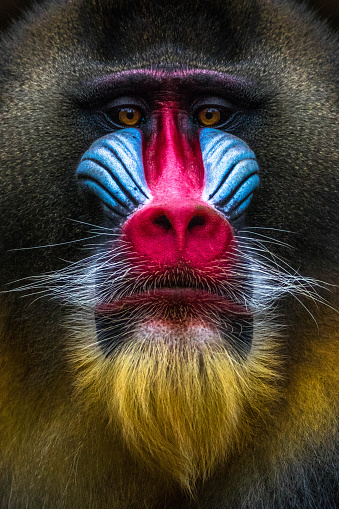
#> input picture photos/monkey.jpg, 339 x 509 px
$ python contours.py
#> lines starting #> are read from the running program, lines starting #| are printed output that depends on the picture; after the words box and inside, x2 and y2 are one past the last pixel; in counts of white or black regions, pixels touching at a corner belong together
import cv2 as cv
import numpy as np

img = cv.imread('photos/monkey.jpg')
#> img is the input picture: shape (509, 339, 3); mean B, G, R 49.5, 59.5, 74.2
cv.imshow('Monkey', img)

blank = np.zeros(img.shape, dtype='uint8')
cv.imshow('Blank',blank)

gray = cv.cvtColor(img, cv.COLOR_BGR2GRAY)
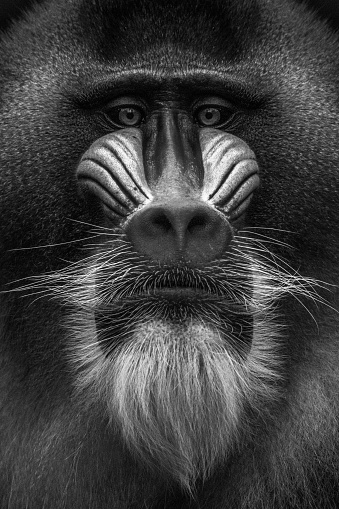
#> gray: shape (509, 339); min 0, max 255, mean 62.7
cv.imshow('Gray',gray)


blur = cv.GaussianBlur(gray, (5,5), cv.BORDER_DEFAULT)
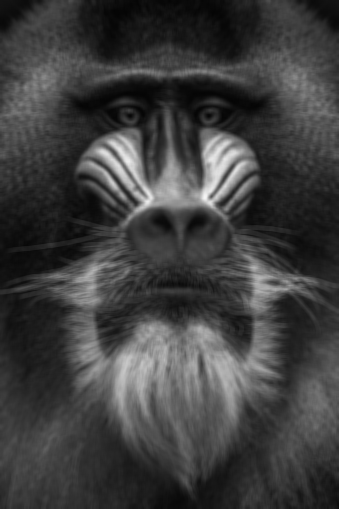
#> blur: shape (509, 339); min 4, max 244, mean 62.7
cv.imshow('Blur',blur)

canny = cv.Canny(blur, 125, 175)
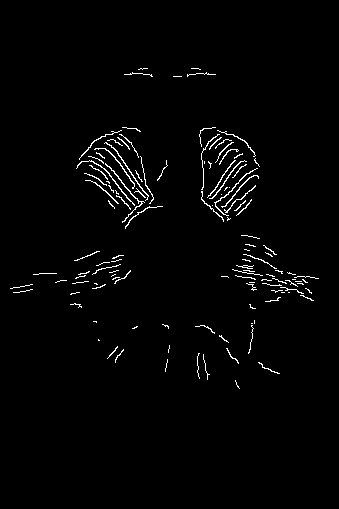
#> canny: shape (509, 339); 1.8% white in thin lines or dots, all inside (x1, y1, x2, y2) = (10, 68, 319, 389)
cv.imshow('Canny Edges',canny)

'''
ret, thresh = cv.threshold(gray, 125, 255, cv.THRESH_BINARY)
cv.imshow('Thresh',thresh)
'''

contours, hierarchies=cv.findContours(canny,cv.RETR_LIST, cv.CHAIN_APPROX_SIMPLE)
#> contours = 128 contours, 118 with area under 20; largest, box (x1, y1, x2, y2) and area: (105, 163, 145, 223) 44, (104, 142, 149, 201) 40, (76, 160, 135, 206) 40, (214, 168, 258, 216) 36, (94, 148, 135, 189) 32
print(f'{len(contours)} contour(s) found!')
#| 128 contour(s) found!

cv.drawContours(blank, contours, -1, (0,0,255), 1)
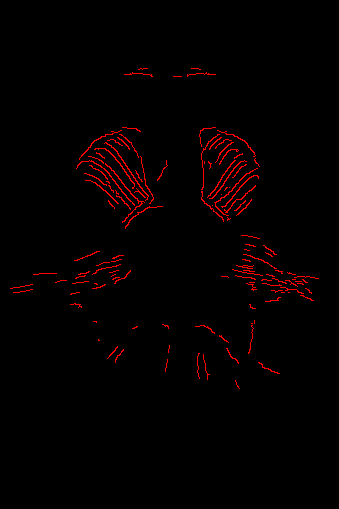
#> blank: shape (509, 339, 3); mean of channels 0, 1, 2 0, 0, 4.6; drawn as B, G, R
cv.imshow('Contours Drawn',blank)

cv.waitKey(0)

$ run again, with photos/group.jpg copied over photos/monkey.jpg
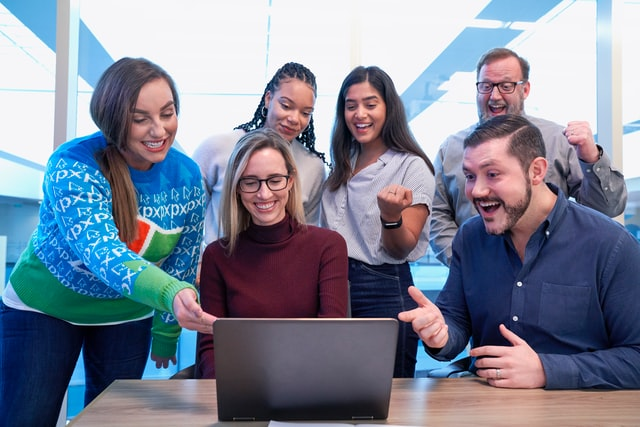
#> input picture photos/group.jpg, 640 x 427 px
#> img is the input picture: shape (427, 640, 3); mean B, G, R 149.5, 132.7, 126.3
#> `canny = cv.Canny(blur, 125, 175)`:
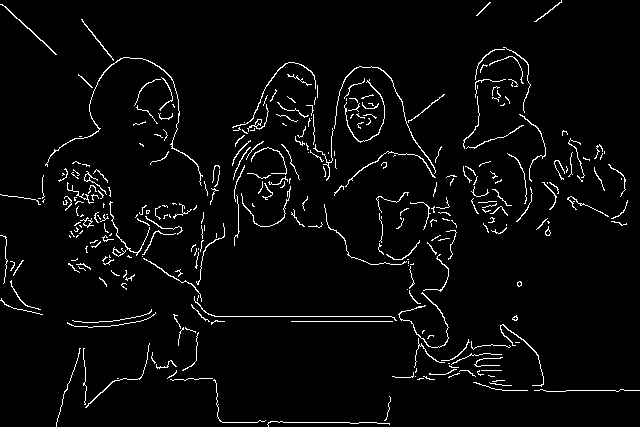
#> canny: shape (427, 640); 3.6% white in thin lines or dots
#> contours = 325 contours, 306 with area under 20; largest, box (x1, y1, x2, y2) and area: (45, 57, 203, 186) 92, (334, 66, 436, 174) 53, (398, 292, 449, 348) 51, (0, 4, 57, 55) 48, (500, 324, 544, 387) 44
#| 325 contour(s) found!
#> `cv.drawContours(blank, contours, -1, (0,0,255), 1)`:
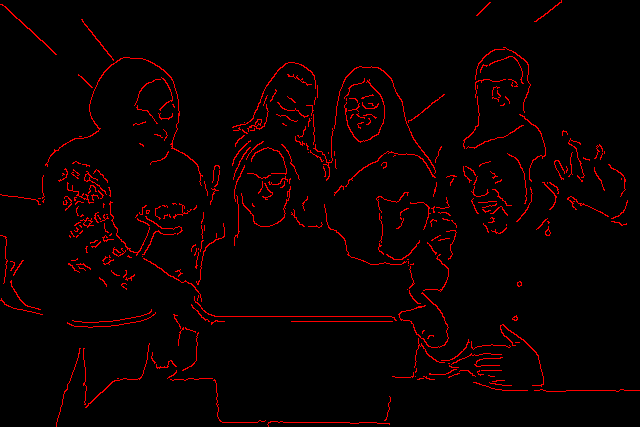
#> blank: shape (427, 640, 3); mean of channels 0, 1, 2 0, 0, 9.1; drawn as B, G, R
